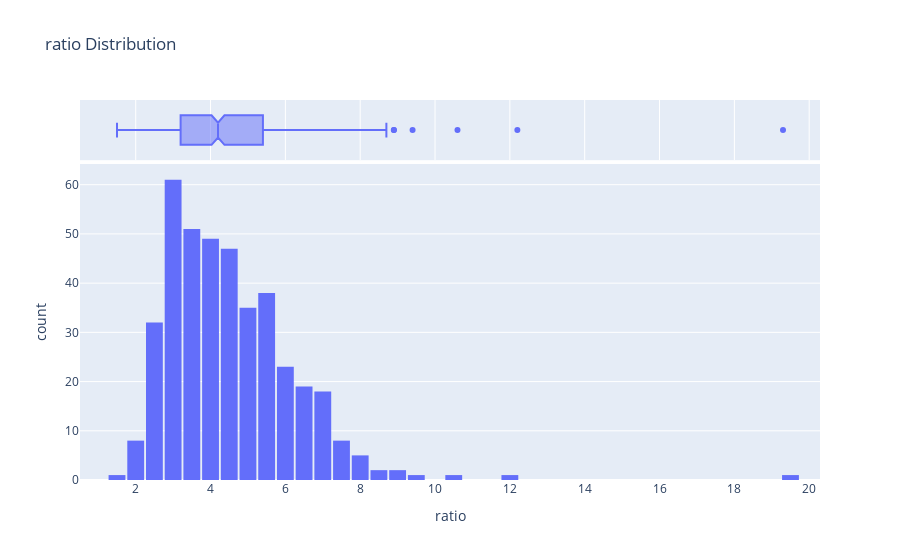

Notebook code cell kept with this figure:
### Code cell
fig = px.histogram(df_raw, x='ratio', marginal='box', nbins=47, title='ratio Distribution')
fig.update_layout(bargap=0.1)
fig.show()

### Figure 1 — Plotly figure (JSON) as saved in the notebook; plotly's stock layout.template omitted (floating-point values rounded to 4 significant figures; data arrays with more than 128 entries replaced by an {"elided": "..."} marker saying what was removed)
{"data": [{"alignmentgroup": "True", "bingroup": "x", "hovertemplate": "ratio=%{x}<br>count=%{y}<extra></extra>", "legendgroup": "", "marker": {"color": "#636efa"}, "name": "", "nbinsx": 47, "offsetgroup": "", "orientation": "v", "showlegend": false, "type": "histogram", "x": {"elided": "403 float values"}, "xaxis": "x", "yaxis": "y"}, {"alignmentgroup": "True", "hovertemplate": "ratio=%{x}<extra></extra>", "legendgroup": "", "marker": {"color": "#636efa"}, "name": "", "notched": true, "offsetgroup": "", "showlegend": false, "type": "box", "x": {"elided": "403 float values"}, "xaxis": "x2", "yaxis": "y2"}], "layout": {"bargap": 0.1, "barmode": "relative", "legend": {"tracegroupgap": 0}, "title": {"text": "ratio Distribution"}, "xaxis": {"anchor": "y", "domain": [0, 1], "title": {"text": "ratio"}}, "xaxis2": {"anchor": "y2", "domain": [0, 1], "matches": "x", "showgrid": true, "showticklabels": false}, "yaxis": {"anchor": "x", "domain": [0, 0.8316], "title": {"text": "count"}}, "yaxis2": {"anchor": "x2", "domain": [0.8416, 1], "matches": "y2", "showgrid": false, "showline": false, "showticklabels": false, "ticks": ""}}}
